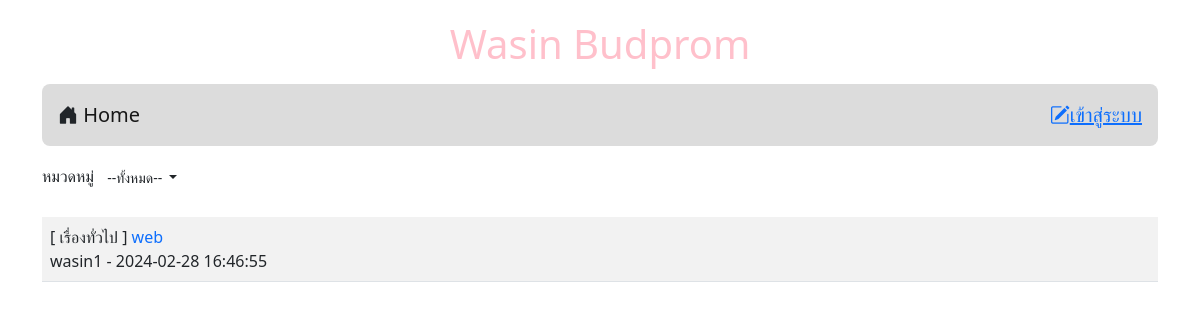
Before: / with the older database file.
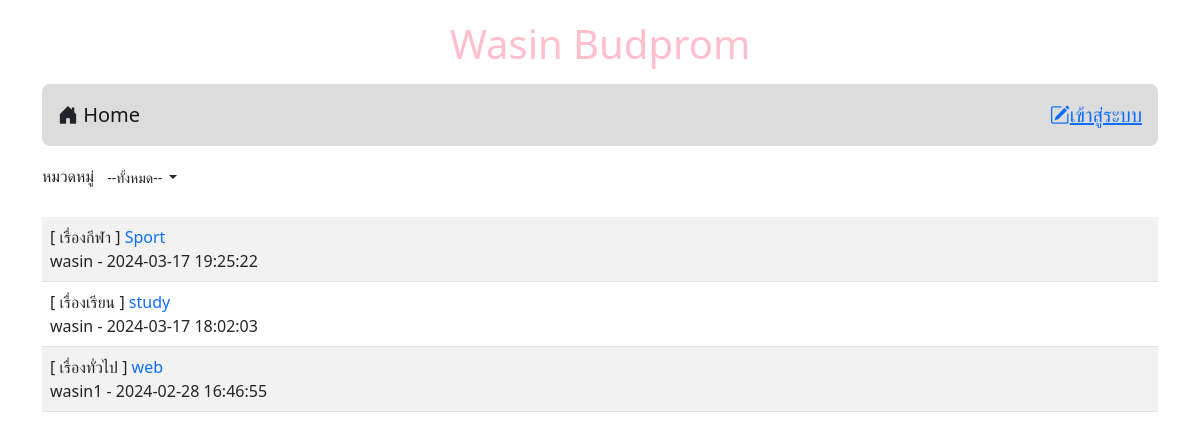
After: the same page with the newer database file.
### tables this page shows
CREATE TABLE `post` (
  `id` int(11) NOT NULL,
  `title` varchar(128) NOT NULL,
  `content` varchar(2048) NOT NULL,
  `post_date` datetime NOT NULL,
  `cat_id` int(11) NOT NULL,
  `user_id` int(11) NOT NULL
);

CREATE TABLE `category` (
  `id` int(11) NOT NULL,
  `name` varchar(32) NOT NULL
);

CREATE TABLE `user` (
  `id` int(11) NOT NULL,
  `login` varchar(64) NOT NULL,
  `password` varchar(64) NOT NULL,
  `name` varchar(64) NOT NULL,
  `gender` char(1) NOT NULL,
  `email` varchar(32) NOT NULL,
  `role` char(1) NOT NULL
);

### index.php (the view, shortened to what this page needs)
<!DOCTYPE html>
<html lang="en">
<head>
    <link rel="stylesheet" href="home.css">
    <link href="https://cdn.jsdelivr.net/npm/bootstrap@5.2.3/dist/css/bootstrap.min.css" rel="stylesheet"
>
    <link rel="stylesheet" href="https://cdn.jsdelivr.net/npm/bootstrap-icons@1.11.3/font/bootstrap-icons.min.css">
</head>
<header>
    <h1 style="color: pink;">Wasin Budprom</h1>
</header>
<body class="container">
    <?php @include('nav.php')?>
    <div class="my-2 d-flex justify-content-between">
        <div>
            <lable>หมวดหมู่</lable>
            <span class="dropdown">
                <?php
                    $conn=new PDO("mysql:host=localhost;dbname=webboard;charset=utf8","root","");
                ?>
                <button class="btn btn-white-50 btn-sm dropdown-toggle" type="button" data-bs-toggle="dropdown"
                    aria-expanded="false">
                        <?php
                        if(isset($_GET['id'])){
                        $sql="SELECT name FROM category WHERE id=$_GET[id]";
                        foreach($conn->query($sql)as $row)
                        echo "$row[name]";
                        }else{
                            echo "--ทั้งหมด--";
                        }
                        ?>
                </button>
                    <?php
                        $sql="SELECT * FROM category";
                    ?>
            </span>
        </div>
    </div>
    <table class="table table-striped mt-4 ">
        <?php
        $conn=new PDO("mysql:host=localhost;dbname=webboard;charset=utf8","root","");
        if(isset($_GET['id'])){
            $sql="SELECT t3.name,t1.title,t1.id,t2.login,t1.post_date,t2.id as 'user_id' FROM post as t1
            INNER JOIN user as t2 ON (t1.user_id=t2.id)
            INNER JOIN category as t3 ON (t1.cat_id=t3.id)
            WHERE t1.cat_id=$_GET[id]
            ORDER BY t1.post_date DESC" ;
        }else{
            $sql="SELECT t3.name,t1.title,t1.id,t2.login,t1.post_date,t2.id as 'user_id' FROM post as t1
            INNER JOIN user as t2 ON (t1.user_id=t2.id)
            INNER JOIN category as t3 ON (t1.cat_id=t3.id)
            ORDER BY t1.post_date DESC" ;
        }
        $result=$conn->query($sql);
        while($row=$result->fetch()){
            echo "<tr><td class='d-flex'>
            <div class='flex-grow-1'>[ $row[0] ]<a href=post.php?id=$row[2]
            style=text-decoration:none> $row[1]</a><br>$row[3] - $row[4]</div>";
        }
        ?>
    </table>
</body>
</html>

### nav.php (shortened to what this page needs)
<nav class="navbar">
    <div class="rounded-3 container fs-5  p-3" style="background-color:#DCDCDC; ">
        <div class="">
            <i class="bi bi-house-door-fill"></i>
            <a class="navbar-brand" href="index.php">Home</a>
        </div>
        <div class="navbar-nav">
            <?php
            if (!isset($_SESSION['id'])) {
                echo "<a href=login.php style='float: right' class='navbar-link'><i class='navbar-item bi bi-pencil-square'></i>เข้าสู่ระบบ</a>";
                ?>
            <?php } ?>
        </div>
    </div>
</nav>

### home.css (style rules this page uses)
body { background: #3399ff; }
header { text-align: center; margin-top: 20px; }

Changed rows visible on the page:
added post: category.name "เรื่องกีฬา", title "Sport", user.login "wasin", post_date "2024-03-17 19:25:22"
added post: category.name "เรื่องเรียน", title "study", user.login "wasin", post_date "2024-03-17 18:02:03"
